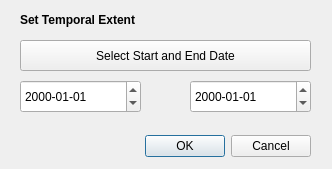
<?xml version="1.0" encoding="UTF-8"?>
<ui version="4.0">
 <class>TemporalDialog</class>
 <widget class="QDialog" name="TemporalDialog">
  <property name="geometry">
   <rect>
    <x>0</x>
    <y>0</y>
    <width>332</width>
    <height>169</height>
   </rect>
  </property>
  <property name="focusPolicy">
   <enum>Qt::NoFocus</enum>
  </property>
  <property name="windowTitle">
   <string>Set Temporal Extent</string>
  </property>
  <widget class="QDialogButtonBox" name="buttonBox">
   <property name="geometry">
    <rect>
     <x>-30</x>
     <y>130</y>
     <width>341</width>
     <height>32</height>
    </rect>
   </property>
   <property name="orientation">
    <enum>Qt::Horizontal</enum>
   </property>
   <property name="standardButtons">
    <set>QDialogButtonBox::Cancel|QDialogButtonBox::Ok</set>
   </property>
  </widget>
  <widget class="QPushButton" name="selectDate">
   <property name="geometry">
    <rect>
     <x>20</x>
     <y>40</y>
     <width>291</width>
     <height>31</height>
    </rect>
   </property>
   <property name="text">
    <string>Select Start and End Date</string>
   </property>
  </widget>
  <widget class="QDateEdit" name="EndDateEdit">
   <property name="geometry">
    <rect>
     <x>190</x>
     <y>80</y>
     <width>121</width>
     <height>33</height>
    </rect>
   </property>
   <property name="displayFormat">
    <string>yyyy-MM-dd</string>
   </property>
  </widget>
  <widget class="QLabel" name="label_9">
   <property name="geometry">
    <rect>
     <x>20</x>
     <y>10</y>
     <width>391</width>
     <height>20</height>
    </rect>
   </property>
   <property name="autoFillBackground">
    <bool>false</bool>
   </property>
   <property name="text">
    <string>&lt;html&gt;&lt;head/&gt;&lt;body&gt;&lt;p&gt;&lt;span style=&quot; font-weight:600;&quot;&gt;Set Temporal Extent&lt;/span&gt;&lt;/p&gt;&lt;/body&gt;&lt;/html&gt;</string>
   </property>
   <property name="alignment">
    <set>Qt::AlignLeading|Qt::AlignLeft|Qt::AlignVCenter</set>
   </property>
  </widget>
  <widget class="QDateEdit" name="StartDateEdit">
   <property name="geometry">
    <rect>
     <x>20</x>
     <y>80</y>
     <width>121</width>
     <height>33</height>
    </rect>
   </property>
   <property name="readOnly">
    <bool>false</bool>
   </property>
   <property name="displayFormat">
    <string>yyyy-MM-dd</string>
   </property>
  </widget>
 </widget>
 <resources/>
 <connections>
  <connection>
   <sender>buttonBox</sender>
   <signal>accepted()</signal>
   <receiver>TemporalDialog</receiver>
   <slot>accept()</slot>
   <hints>
    <hint type="sourcelabel">
     <x>248</x>
     <y>254</y>
    </hint>
    <hint type="destinationlabel">
     <x>157</x>
     <y>274</y>
    </hint>
   </hints>
  </connection>
  <connection>
   <sender>buttonBox</sender>
   <signal>rejected()</signal>
   <receiver>TemporalDialog</receiver>
   <slot>reject()</slot>
   <hints>
    <hint type="sourcelabel">
     <x>316</x>
     <y>260</y>
    </hint>
    <hint type="destinationlabel">
     <x>286</x>
     <y>274</y>
    </hint>
   </hints>
  </connection>
 </connections>
</ui>
